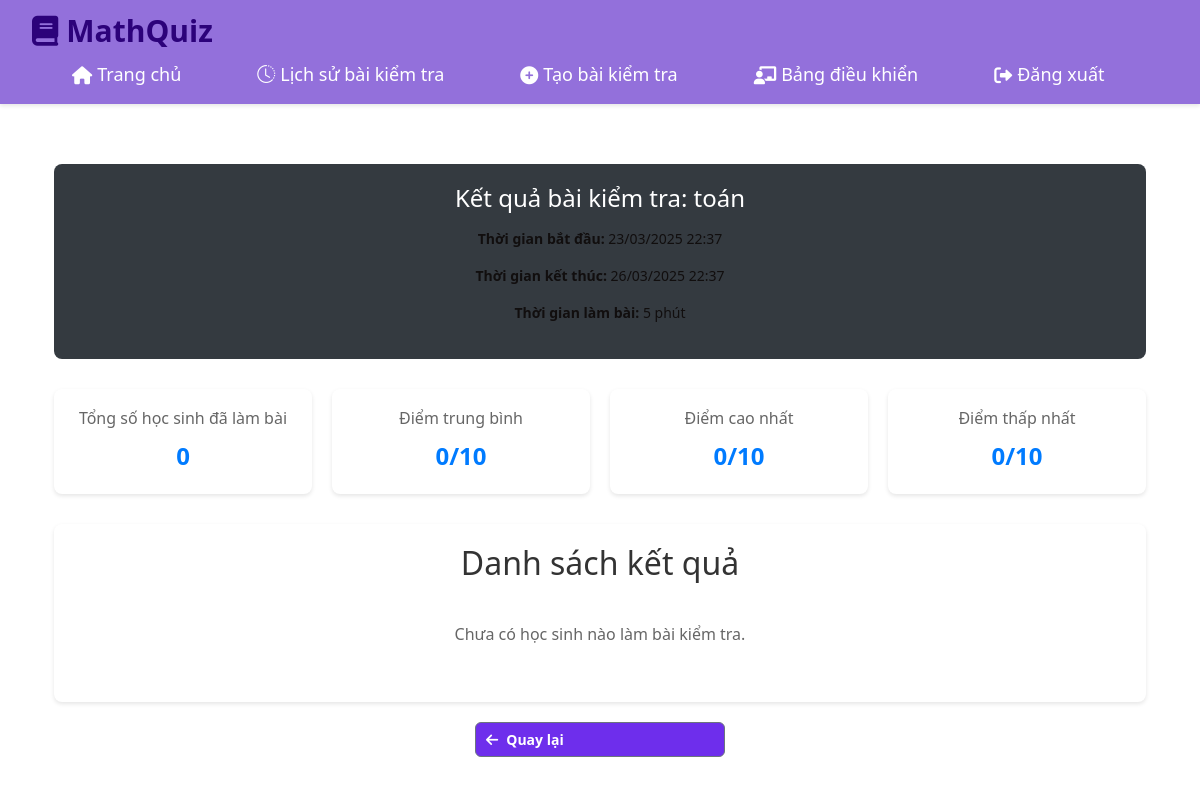
/quiz/8/results (signed in), run on an earlier commit of the app's database.
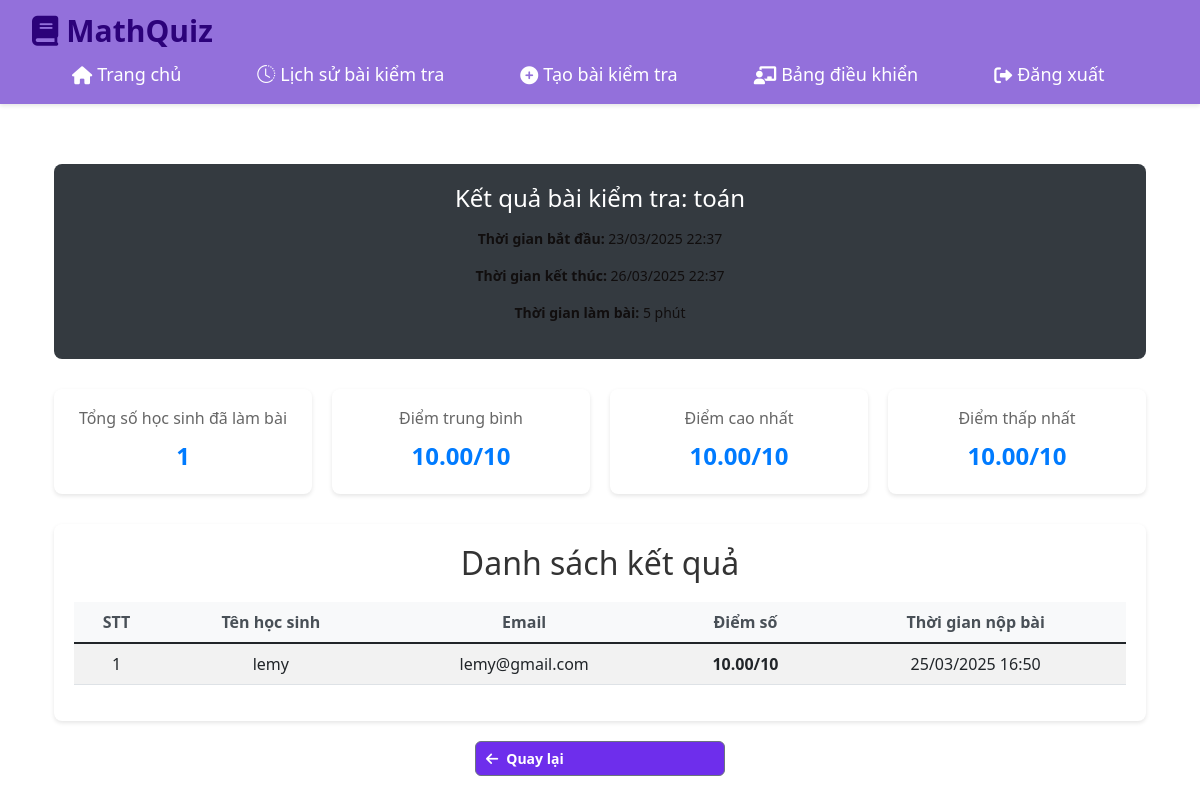
And on a later commit of the database.
### app.py (models this page shows)
class QuizResult(db.Model):
    id = db.Column(db.Integer, primary_key=True)
    quiz_id = db.Column(db.Integer, db.ForeignKey('quiz.id'), nullable=False)
    student_id = db.Column(db.Integer, db.ForeignKey('user.id'), nullable=False)
    score = db.Column(db.Float, nullable=False)
    submitted_at = db.Column(db.DateTime, nullable=False, default=datetime.now)
    quiz = db.relationship('Quiz', backref='results', lazy=True)
    student = db.relationship('User', backref='quiz_results', lazy=True)

class User(db.Model):
    id = db.Column(db.Integer , primary_key=True)
    email = db.Column(db.String(120), unique=True, nullable=False)
    username = db.Column(db.String(80), unique=True, nullable=False)
    password = db.Column(db.String(120), nullable=False)
    role = db.Column(db.String(20), nullable=False)  # 'teacher' or 'student'

### app.py (the view)
@app.route('/quiz/<int:quiz_id>/results')
def quiz_results(quiz_id):
    if 'user_id' not in session or session['role'] != 'teacher':
        flash('Bạn không có quyền truy cập trang này!')
        return redirect(url_for('home'))
    quiz = Quiz.query.get_or_404(quiz_id)
    if quiz.teacher_id != session['user_id']:
        flash('Bạn không có quyền xem kết quả bài kiểm tra này!')
        return redirect(url_for('manage_quizzes'))
    results = QuizResult.query.filter_by(quiz_id=quiz_id)\
        .join(User, QuizResult.student_id == User.id)\
        .order_by(QuizResult.score.desc())\
        .all()
    return render_template('quiz_results.html', quiz=quiz, results=results)

### templates/quiz_results.html (shortened to what this page needs)
{% extends "base.html" %}
{% block content %}
<div class="container">
    <div class="quiz-header">
        <h1>Kết quả bài kiểm tra: {{ quiz.title }}</h1>
        <div class="quiz-info">
            <p><strong>Thời gian bắt đầu:</strong> {{ quiz.start_time.strftime('%d/%m/%Y %H:%M') }}</p>
            <p><strong>Thời gian kết thúc:</strong> {{ quiz.end_time.strftime('%d/%m/%Y %H:%M') }}</p>
            <p><strong>Thời gian làm bài:</strong> {{ quiz.duration }} phút</p>
        </div>
    </div>
    <div class="results-summary">
        <div class="summary-card">
            <h3>Tổng số học sinh đã làm bài</h3>
            <p class="summary-number">{{ results|length }}</p>
        </div>
        <div class="summary-card">
            <h3>Điểm trung bình</h3>
            <p class="summary-number">
                {% if results %}
                    {{ "%.2f"|format(results|map(attribute='score')|sum / results|length) }}/10
                {% else %}
                    0/10
                {% endif %}
            </p>
        </div>
        <div class="summary-card">
            <h3>Điểm cao nhất</h3>
            <p class="summary-number">
                {% if results %}
                    {{ "%.2f"|format(results|map(attribute='score')|max) }}/10
                {% else %}
                    0/10
                {% endif %}
            </p>
        </div>
        <div class="summary-card">
            <h3>Điểm thấp nhất</h3>
            <p class="summary-number">
                {% if results %}
                    {{ "%.2f"|format(results|map(attribute='score')|min) }}/10
                {% else %}
                    0/10
                {% endif %}
            </p>
        </div>
    </div>
    <div class="results-table">
        <h2>Danh sách kết quả</h2>
        {% if results %}
            <div class="table-responsive">
                <table class="table table-striped">
                    <thead>
                        <tr>
                            <th>STT</th>
                            <th>Tên học sinh</th>
                            <th>Email</th>
                            <th>Điểm số</th>
                            <th>Thời gian nộp bài</th>
                        </tr>
                    </thead>
                    <tbody>
                        {% for result in results %}
                        <tr>
                            <td>{{ loop.index }}</td>
                            <td>{{ result.student.username }}</td>
                            <td>{{ result.student.email }}</td>
                            <td class="score-cell">{{ "%.2f"|format(result.score) }}/10</td>
                            <td>{{ result.submitted_at.strftime('%d/%m/%Y %H:%M') }}</td>
                        </tr>
                        {% endfor %}
                    </tbody>
                </table>
            </div>
        {% else %}
            <p class="no-results">Chưa có học sinh nào làm bài kiểm tra.</p>
        {% endif %}
    </div>
    <div class="action-buttons">
        <a href="{{ url_for('manage_quizzes') }}" class="btn btn-secondary">
            <i class="fas fa-arrow-left"></i> Quay lại
        </a>
    </div>
</div>
{% endblock %}

What changed in the data, as far as the page shows it:
added QuizResult: student.username "lemy", student.email "lemy@gmail.com", score "10.00", submitted_at "25/03/2025 16:50"
Also different on the page:
{{ results|length }}: "0" → "1"
{{ "%.2f"|format(results|map(attribute='score')|sum / results|length) }}: (not shown) → "10.00"
{{ "%.2f"|format(results|map(attribute='score')|max) }}: (not shown) → "10.00"
{{ "%.2f"|format(results|map(attribute='score')|min) }}: (not shown) → "10.00"
text no longer shown: "0/10 0/10 0/10 Chưa có học sinh nào làm bài kiểm tra."
text now shown: "/10 /10 /10 STT Tên học sinh Email Điểm số Thời gian nộp bài"
